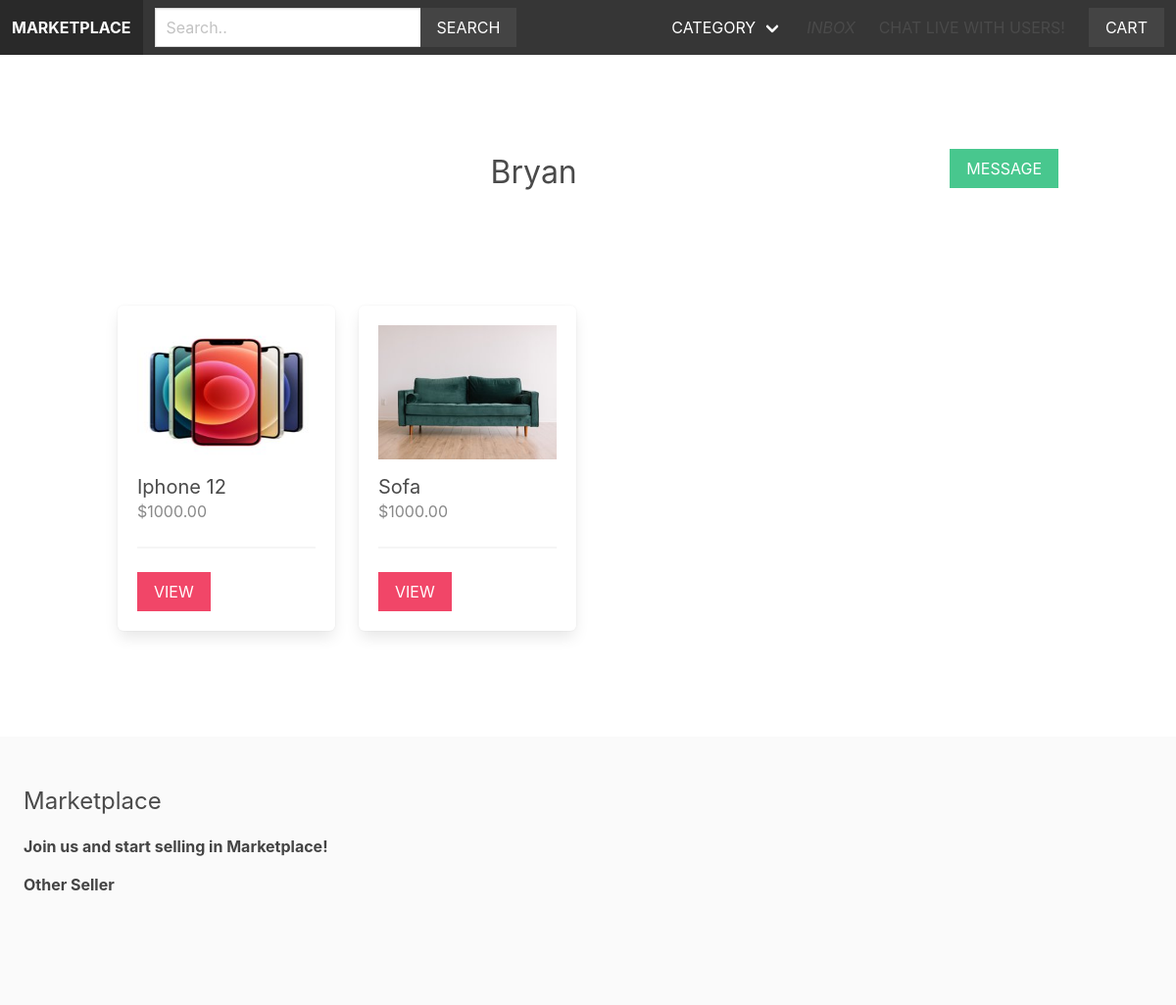
/vendors/1/, run on the app's committed database.
### apps/vendor/models.py (models this page shows, shortened)
class Vendor(models.Model):
    name = models.CharField(max_length=255)
    created_at = models.DateTimeField(auto_now_add=True)
    created_by = models.OneToOneField(User, related_name='vendor', on_delete=models.CASCADE)
    birth_date = models.DateField(null=True, blank=True)
    location = models.CharField(max_length=100, blank=True, null=True)
    profile_picture = models.ImageField(upload_to='uploads/profile_pictures', default='uploads/profile_pictures/iphone12.jpg', blank=True, null=True)
    thumbnail = models.ImageField(upload_to='uploads/profile_pictures', default='uploads/profile_pictures/iphone12.jpg', blank=True, null=True)
    followers = models.ManyToManyField(User, blank=True, related_name='followers')
    inbox = models.JSONField(null=True)
    class Meta:
        ordering = ['name']
    def __str__(self):
        return self.name

### apps/product/models.py (models this page shows, shortened)
class Product(models.Model):
    category = models.ForeignKey(Category, related_name='products', on_delete=models.CASCADE)
    vendor = models.ForeignKey(Vendor, related_name='products', on_delete=models.CASCADE)
    title = models.CharField(max_length=255)
    slug = models.SlugField(max_length=255)
    description = models.TextField(blank=True, null=True)
    price = models.DecimalField(max_digits= 10, decimal_places=2)
    date_added = models.DateTimeField(auto_now_add=True)
    image = models.ImageField(upload_to='uploads/', blank=True, null=True)
    thumbnail = models.ImageField(upload_to='uploads/', blank=True, null=True)
    class Meta:
        ordering = ['-date_added']
    def get_thumbnail(self):
        if self.thumbnail:
            return self.thumbnail.url

### apps/vendor/views.py (the view)
# urls.py: path('', views.vendors, name='vendor'),
def vendor(request, vendor_id):
    vendor = get_object_or_404(Vendor, pk=vendor_id)
    return render(request, 'vendor/vendor.html', {'vendor': vendor})

### apps/cart/cart.py (called while the page is built)
    def __len__(self):
        return sum(item['quantity'] for item in self.cart.values())

### apps/cart/context_processors.py (called while the page is built)
def cart(request):
    return {'cart': Cart(request)}

### apps/product/context_processors.py (called while the page is built)
def menu_categories(request):
    categories = Category.objects.all()
    return {'menu_categories': categories}

### apps/vendor/templates/vendor/vendor.html (shortened to what this page needs)
{% extends 'core/base.html' %}
{% block content %}
    <div class="columns is-multiline mb-6">
        <div class="column is-12 has-text-centered mt-6 mb-6">
            <a href="{% url 'inbox' %}" class="button is-success is-uppercase mb-6 cent material-icons is-pulled-right">Message</a></h2>
            <h2 class="is-size-3 ">{{ vendor.name }}</h2>
        </div>
        {% for product in vendor.products.all %}
            {% include 'product/parts/list_item.html' %}
        {% endfor %}
    </div>
{% endblock %}

### apps/product/templates/product/parts/list_item.html
<div class="column is-3 product-list-item">
    <div class="box">
        <figure class="image is-4by3 mb-4">
            <img src="{{ product.get_thumbnail }}">
        </figure>
        <h2 class="subtitle">{{ product.title }}</h2>
        <h3 class="price is-size-6 mb-5">${{ product.price }}</h3>
        <hr>
        <a href="{% url 'product' product.category.slug product.slug %}" class="button is-danger is-uppercase">View</a>
    </div>
</div>

### static/styles/main.css (style rules this page uses)
.input, .button { border-radius: 0; }
.product-list-item .box .subtitle { margin-bottom: 0; }
.product-list-item .box .price { color: #888; }

### data on the page
Vendor: name "Bryan"
Product: get_thumbnail (picture), title "Iphone 12", price "1000.00"
Product: get_thumbnail (picture), title "Sofa", price "1000.00"
